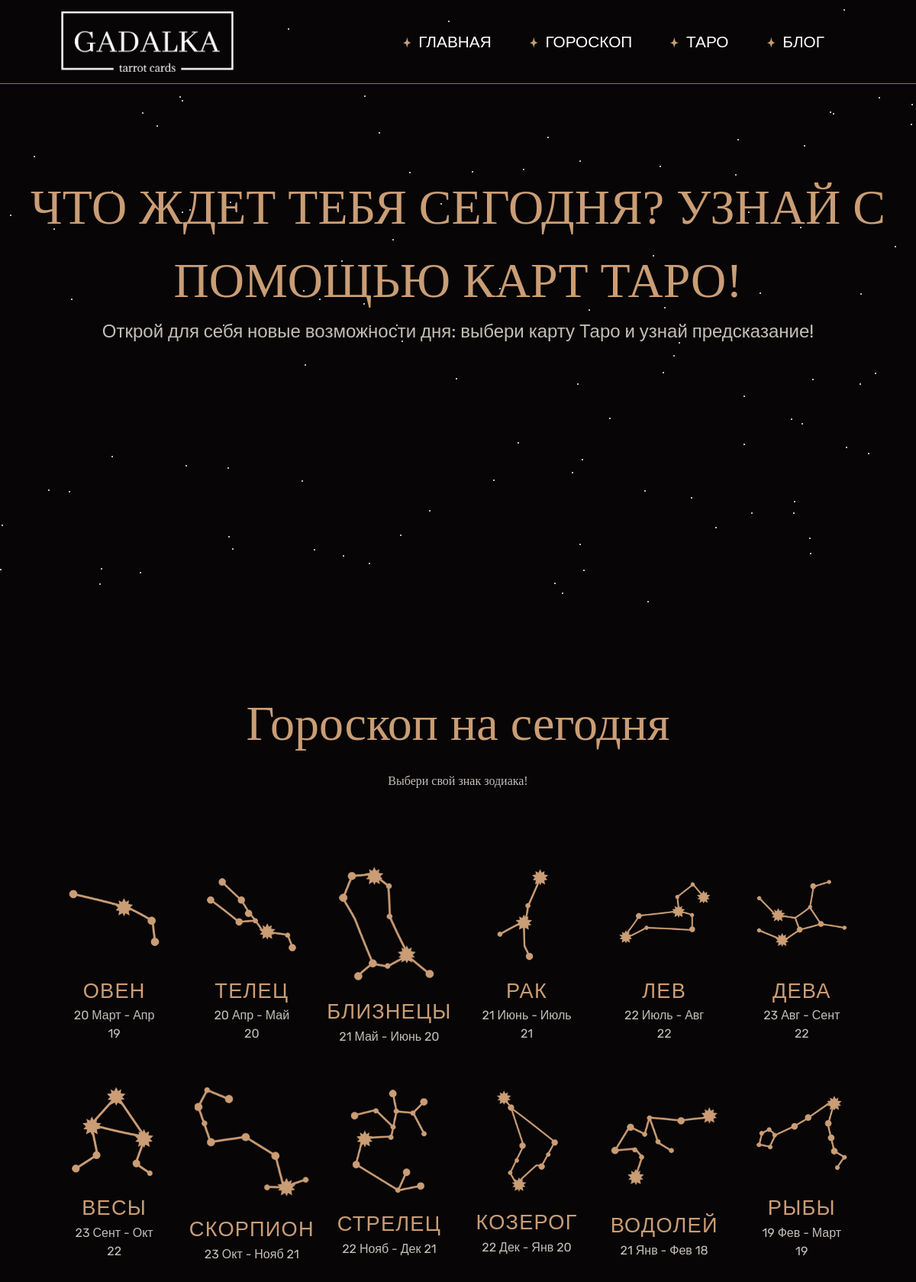
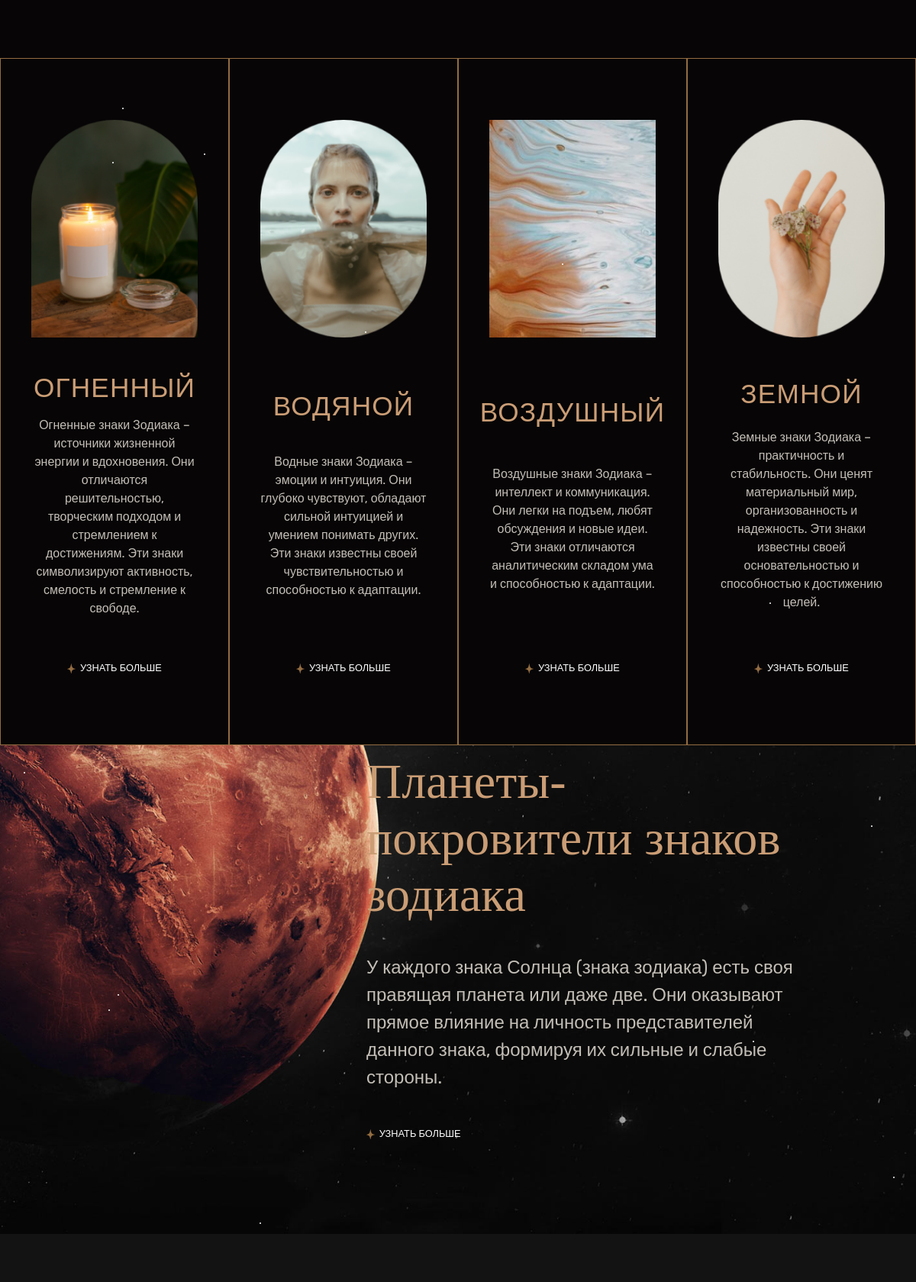
The page / (upper part) on the database its author committed (2 pictures, top to bottom).
### tables this page shows
CREATE TABLE `signs` (
  `id` int NOT NULL,
  `sign_ru` varchar(16) NOT NULL,
  `sign_en` varchar(16) NOT NULL,
  `date_from` date NOT NULL,
  `date_to` date NOT NULL,
  `sign_type` int NOT NULL,
  `description` varchar(1024) NOT NULL
);

CREATE TABLE `sign_type` (
  `id` int NOT NULL,
  `ru_name` varchar(16) NOT NULL,
  `en_name` varchar(16) NOT NULL,
  `description` varchar(312) NOT NULL
);

### public/php/sign.php (called while the page is built, shortened)
<?
class Sign {
    private static $short_month_list = [
        'янв', 'фев', 'март', 'апр', 'май', 'июнь', 'июль', 'авг', 'сент', 'окт', 'нояб', 'дек'
    ];
    public $date_from;
    public $date_to;
    public function __construct($id = 0, $name_ru='', $name_en='', $date_from='', $date_to='', $description='') {
        $this->name_ru = $name_ru;
        $this->name_en = $name_en;
        $this->date_from = $date_from;
        $this->date_to = $date_to;
    }
    public static function NewSignFromSQLRow($row) {
        return new Sign($row['id'], $row['sign_ru'], $row['sign_en'], $row['date_from'], $row['date_to'], $row['description']);
    }
    public function ShortDatesString() {
        $timestamp_from = strtotime($this->date_from);
        $month_from = Sign::$short_month_list[date('m', $timestamp_from)-1];
        $day_from = date("d", $timestamp_from);
        $timestamp_to = strtotime($this->date_to);
        $month_to = Sign::$short_month_list[date('m', $timestamp_to)-1];
        $day_to = date("d", $timestamp_to);
        return mb_convert_case($day_from.' '.  $month_from.' - '.$month_to.' '.$day_to, MB_CASE_TITLE, "UTF-8");
    }
    public static function GetSignArrayFromDB() {
        $m = new mysqli(getenv('dbhost'),getenv('dbuser'), getenv('dbpass'), getenv('dbname'));
        $r = $m->query("SELECT * FROM signs");
        $signs = [];
        while($row = $r->fetch_assoc()) {
            array_push($signs, Sign::NewSignFromSQLRow($row));
        }
        return $signs;
    }
}

### public/php/element.php (called while the page is built, shortened)
<?
class Element {
    public function __construct($id, $ru_name, $en_name, $description) {
        $this->ru_name = $ru_name;
        $this->en_name = $en_name;
        $this->description = $description;
    }
    public static function NewElementFromDbRow($row) {
        return new Element($row['id'], $row['ru_name'], $row['en_name'], $row['description']);
    }
    public static function GetElementsArrayFromDB() {
        $m = new mysqli(getenv('dbhost'),getenv('dbuser'), getenv('dbpass'), getenv('dbname'));
        $r = $m->query("SELECT * FROM sign_type");
        $elements = [];
        while($row = $r->fetch_assoc()) {
            array_push($elements, Element::NewElementFromDbRow($row));
        }
        return $elements;
    }
}

### public/index.php (the view, shortened to what this page needs)
<!DOCTYPE html>
<html lang="ru" prefix="og: http://ogp.me/ns#">
<head>
	<link rel="stylesheet" href="https://cdnjs.cloudflare.com/ajax/libs/font-awesome/6.5.2/css/all.css" />
	<link rel="stylesheet" href="/parts/css-normalize.css">
	<link rel="stylesheet" href="/parts/header/header.css">
	<link rel="stylesheet" href="/parts/footer/footer.css">
	<link rel="stylesheet" href="/main.css">
	<link rel="stylesheet" href="/index.css">
</head>
<body class="dark">
	<? require_once('parts/header/header.php'); ?>
    <div class="bg-stars taro-cards-section">
        <div class="taro-cards">
            <div class="text-wrapper">
                <h1 class="title-text dark-bg">ЧТО ЖДЕТ ТЕБЯ СЕГОДНЯ? УЗНАЙ С ПОМОЩЬЮ КАРТ ТАРО!</h1>
                <p class="h1-subtitle-text dark-bg">Открой для себя новые возможности дня: выбери карту Таро и узнай предсказание!</p>
            </div>
        </div>
    </div>
<?
            require_once('php/sign.php');
            require_once('php/element.php');
            $signs = Sign::GetSignArrayFromDB();
            $elements = Element::GetElementsArrayFromDB();
        ?>
    <div class="horoscope-section ">
        <div class="horoscope">
            <div class="text-wrapper">
                <h1 class="title-text dark-bg">Гороскоп на сегодня</h1>
                <p class="h1-subtitle-tex dark-bg">Выбери свой знак зодиака!</p>
            </div>
            <div class="signs-wrapper">
    <?
            for($i=0; $i<12; $i++)
            {
                ?>
                <div class="zodiac-sign">
                    <a href="/horoscope/sign?sign=<?=$signs[$i]->name_en?>&on=day">
                        <div class="img-wrapper"><img src="/img/zodiac-signs/constellation/<?=$signs[$i]->name_en?>.png" alt="<?=$signs[$i]->name_ru?>" title="<?=$signs[$i]->name_ru?>"></div>
                        <h4 class="title-text dark-bg"><?=$signs[$i]->name_ru?></h4>
                        <p class="h4-subtitle-text dark-bg"><?=$signs[$i]->ShortDatesString()?></p>
                    </a>
                </div>
                <?
            }
    ?>
            </div>
        </div>
    </div>
    <div class="sign-types-section">
        <?
            foreach ($elements as $key => $element) {
                ?>
             <div class="sign-type">
                <div class="img-wrapper"><img src="/img/elements/<?=$element->en_name;?>.png" alt="<?=$element->ru_name?> знак" title="<?=$element->ru_name?> знак"></div>
                <h3 class="title-text dark-bg"><?=$element->ru_name;?></h3>
                <p class="h4-subtitle-text dark-bg"><?=$element->description;?></p>
                <span class="learn-more-btn dark-bg">
                    <span class="s-icon">
                    </span>
                    <a href="/love-compatibility" class="text">
                        Узнать больше
                    </a>
                </span>
            </div>
                <?
            }
        ?>
    </div>
    <div class="blog-section">
        <div class="blog-wrapper">
            <h1 class="title-text dark-bg">Планеты-покровители знаков зодиака</h1>
            <p class="h1-subtitle-text dark-bg">У каждого знака Солнца (знака зодиака) есть своя правящая планета или даже две. Они оказывают прямое влияние на личность представителей данного знака, формируя их сильные и слабые стороны.</p>
            <span class="learn-more-btn dark-bg">
                <span class="s-icon">
                </span>
                <a href="/blog/article?h=46K5" class="text">
                    Узнать больше
                </a>
            </span>
        </div>
    </div>
    <section class="bg-stars birth-guide">
	</section>
</body>

### public/parts/header/header.css (style rules this page uses)
.s-icon { overflow: hidden; }

### public/main.css (style rules this page uses)
h1.title-text { font-size: 4em; font-family: "Cactus Classical Serif", serif !important; font-weight: 400; font-style: normal; }
.dark h1, .dark h4,.dark h3 { color: rgb(202, 157, 117); }
.dark a { color: #fff; }
p.h1-subtitle-text { font-size: 1.5em; font-family: "Rubik", sans-serif; }
.dark p { color: rgb(195, 190, 182); }
h3.title-text { font-size: 2.2em; font-style: normal; font-weight: 400; letter-spacing: 1.2px; text-transform: uppercase; outline-color: rgb(202, 157, 117); font-family: "Rubik", sans-serif; }
h4.title-text { font-size: 1.7em; font-style: normal; font-weight: 400; letter-spacing: 1.2px; text-transform: uppercase; outline-color: rgb(202, 157, 117); font-family: "Rubik", sans-serif; }
p.h4-subtitle-text { font-size: 1em !important; font-family: "Rubik", sans-serif; word-wrap: break-word; }
.s-icon, .icon { overflow: hidden; }
.star-icon { color : #936d42; }
.learn-more-btn { display: flex; column-gap: 6px; align-items: normal; position: relative; padding: 6px 0; width: max-content; cursor: pointer; }
.learn-more-btn svg { transition: .3s; }
.dark .learn-more-btn a { color: #fff; }
.learn-more-btn a { text-decoration: none; text-transform: uppercase; font-family: "Rubik", sans-serif; font-size: .8em; font-weight: 400; }
.learn-more-btn::after { content: ''; transition: .4s ease-out; display: inline-flex; position: absolute; width: 0%; bottom: 0; border-bottom: 1px solid #936d42; }

### public/index.css (style rules this page uses)
html { overflow-x: hidden; }
body { background-color: rgb(7, 5, 6); }
.bg-stars.taro-cards-section { display: flex; width: 100%; position: relative; min-height: calc(100vh - 110px); flex-direction: column; }
.taro-cards { position: relative; width: 100%; z-index: 15; width: 95%; left: 2.5%; }
.taro-cards > .text-wrapper { padding-top: 10%; display: flex; flex-direction: column; width: 100%; justify-content: center; align-items: center; text-align: center; }
.zodiac-sign .img-wrapper { transition: .7s; transform: rotate(0deg); }
.horoscope-section { padding: 100px 0; z-index: 19; position: relative; background-color: rgb(7, 5, 6); }
.horoscope { position: relative; display: flex; flex-wrap: wrap; flex-direction: row; }
.horoscope .text-wrapper { width: 100%; display: flex; flex-direction: column; justify-content: center; align-items: center; text-align: center; row-gap: 15px; }
.zodiac-sign { width: calc(16.6% - 50px); display: flex; flex-direction: column; justify-content: center; align-items: center; text-align: center; }
.img-wrapper { display: flex; justify-content: center; align-items: center; padding-bottom: 20px; }
.img-wrapper > img { width: 150px; }
.signs-wrapper { padding-top: 100px; display: flex; flex-direction: row; position: relative; justify-content: space-between; align-items: center; width: 85%; left: 7.5%; flex-wrap: wrap; column-gap: 50px; row-gap: 50px; }
.sign-types-section { position: relative; background-color: rgb(7, 5, 6); display: flex; flex-direction: row; flex-wrap: wrap; width: 100%; }
.sign-type { display: flex; flex-direction: column; justify-content: space-between; align-items: center; width: 25%; padding: 80px 40px; text-align: center; border: 1px solid rgb(147, 109, 66); }
.sign-type .img-wrapper { position: relative; top: 0; transition: .3s; }
.sign-type img { max-width: 229px; max-height: 300px; width: 100%; }
.sign-type h3 { padding: 20px 0px 10px; }
.sign-type p { padding: 0px 0px 50px; }
.blog-section { position: relative; padding-bottom: 100px; width: 100%; height: 80vh; display: block; overflow: hidden; margin: 0px auto; background: url(img/blog-bg.jpg) center center / cover no-repeat; }
.birth-guide { background-color: #141313; min-width: 100%; min-height: 100%; display: flex; justify-content: center; align-items: center; flex-direction: column; }

### rows shown on the page
signs: sign_en (picture), sign_ru "ОВЕН", date_from+date_to "20 Март - Апр 19"
signs: sign_en (picture), sign_ru "ТЕЛЕЦ", date_from+date_to "20 Апр - Май 20"
signs: sign_en (picture), sign_ru "БЛИЗНЕЦЫ", date_from+date_to "21 Май - Июнь 20"
signs: sign_en (picture), sign_ru "РАК", date_from+date_to "21 Июнь - Июль 21"
signs: shows a picture, sign_ru "ЛЕВ", date_from+date_to "22 Июль - Авг 22"
signs: sign_en (picture), sign_ru "ДЕВА", date_from+date_to "23 Авг - Сент 22"
signs: sign_en (picture), sign_ru "ВЕСЫ", date_from+date_to "23 Сент - Окт 22"
signs: sign_en (picture), sign_ru "СКОРПИОН", date_from+date_to "23 Окт - Нояб 21"
signs: sign_en (picture), sign_ru "СТРЕЛЕЦ", date_from+date_to "22 Нояб - Дек 21"
signs: sign_en (picture), sign_ru "КОЗЕРОГ", date_from+date_to "22 Дек - Янв 20"
signs: sign_en (picture), sign_ru "ВОДОЛЕЙ", date_from+date_to "21 Янв - Фев 18"
signs: sign_en (picture), sign_ru "РЫБЫ", date_from+date_to "19 Фев - Март 19"
sign_type: en_name (picture), ru_name "ОГНЕННЫЙ", description "Огненные знаки Зодиака – источники жизненной энергии и вдохновения. Они отличаются решительностью, творческим подходом и стремлением к достижениям. Эти знаки символизируют активность, смелость и стремление к свободе."
sign_type: en_name (picture), ru_name "ВОДЯНОЙ", description "Водные знаки Зодиака – эмоции и интуиция. Они глубоко чувствуют, обладают сильной интуицией и умением понимать других. Эти знаки известны своей чувствительностью и способностью к адаптации."
sign_type: en_name (picture), ru_name "ВОЗДУШНЫЙ", description "Воздушные знаки Зодиака – интеллект и коммуникация. Они легки на подъем, любят обсуждения и новые идеи. Эти знаки отличаются аналитическим складом ума и способностью к адаптации."
sign_type: en_name (picture), ru_name "ЗЕМНОЙ", description "Земные знаки Зодиака – практичность и стабильность. Они ценят материальный мир, организованность и надежность. Эти знаки известны своей основательностью и способностью к достижению целей."

### other values the page prints
$v->title "ГЛАВНАЯ"
$v->title "ГОРОСКОП"
$v->title "ТАРО"
$v->title "БЛОГ"
